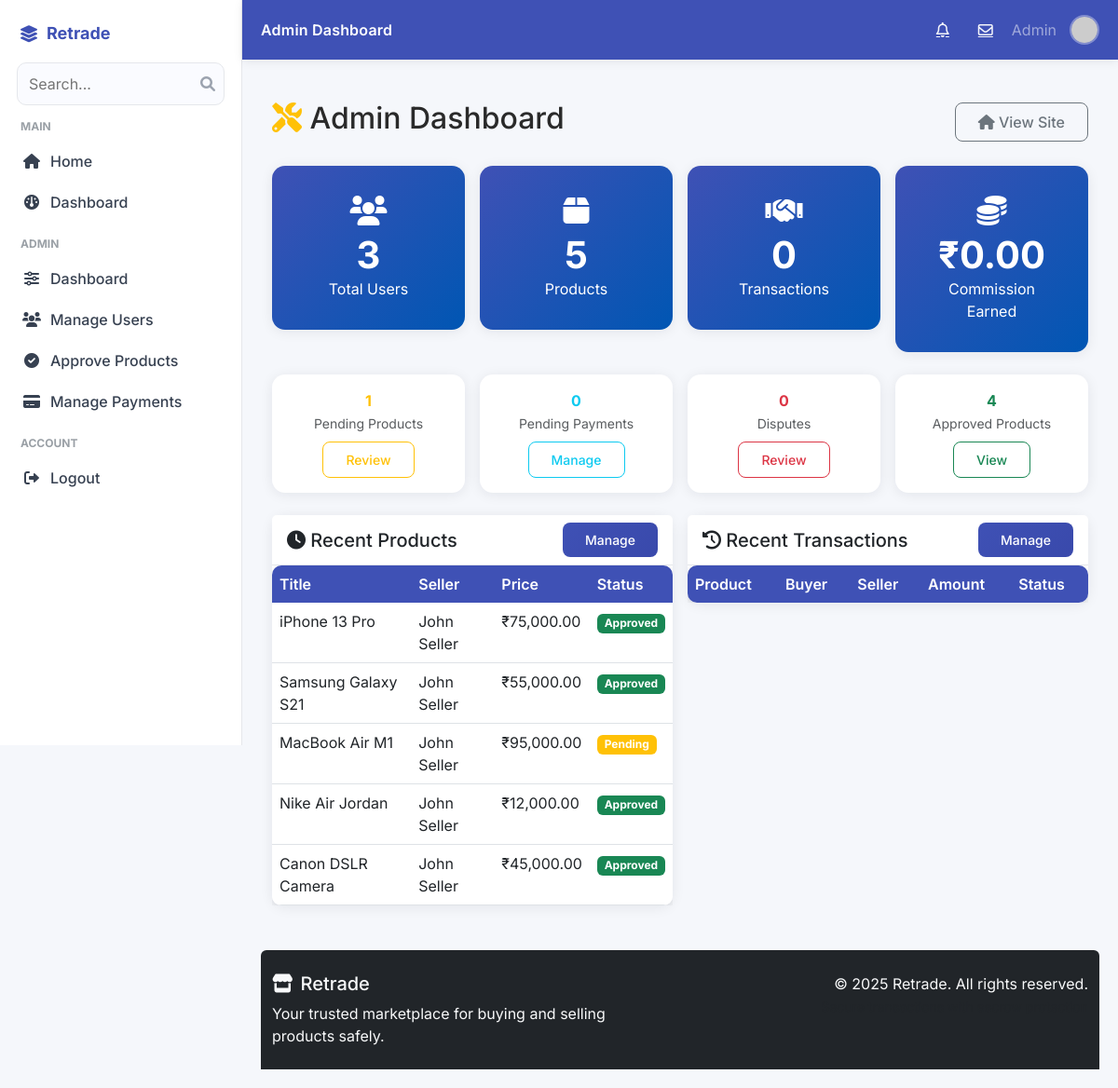
/admin_panel.php (signed in), run on the app's committed database.
### tables this page shows
CREATE TABLE IF NOT EXISTS products (
    id INT AUTO_INCREMENT PRIMARY KEY,
    seller_id INT NOT NULL,
    title VARCHAR(200) NOT NULL,
    description TEXT,
    price DECIMAL(10,2) NOT NULL,
    image VARCHAR(255),
    category VARCHAR(50),
    status ENUM('pending', 'approved', 'rejected') DEFAULT 'pending',
    created_at TIMESTAMP DEFAULT CURRENT_TIMESTAMP,
    FOREIGN KEY (seller_id) REFERENCES users(id) ON DELETE CASCADE
);

CREATE TABLE IF NOT EXISTS users (
    id INT AUTO_INCREMENT PRIMARY KEY,
    name VARCHAR(100) NOT NULL,
    email VARCHAR(100) UNIQUE NOT NULL,
    password VARCHAR(255) NOT NULL,
    role ENUM('buyer', 'seller', 'admin') NOT NULL DEFAULT 'buyer',
    phone VARCHAR(15),
    address TEXT,
    balance DECIMAL(10,2) DEFAULT 0.00,
    created_at TIMESTAMP DEFAULT CURRENT_TIMESTAMP
);

### config.php (called while the page is built, shortened)
<?php
function formatPrice($price) {
    return '₹' . number_format($price, 2);
}
?>

### admin_panel.php (the view, shortened to what this page needs)
<?php
require_once 'config.php';
$stats = [
    'total_users' => 0,
    'total_buyers' => 0,
    'total_sellers' => 0,
    'total_products' => 0,
    'pending_products' => 0,
    'approved_products' => 0,
    'total_transactions' => 0,
    'pending_payments' => 0,
    'approved_payments' => 0,
    'disputes' => 0,
    'released_payments' => 0,
    'refunded_payments' => 0,
    'commission_earned' => 0.00
];
$stmt = $pdo->query("SELECT COUNT(*) FROM users");
$stats['total_users'] = (int)$stmt->fetchColumn();
$stmt = $pdo->query("SELECT COUNT(*) FROM users WHERE role='buyer'");
$stats['total_buyers'] = (int)$stmt->fetchColumn();
$stmt = $pdo->query("SELECT COUNT(*) FROM users WHERE role='seller'");
$stats['total_sellers'] = (int)$stmt->fetchColumn();
$stmt = $pdo->query("SELECT COUNT(*) FROM products");
$stats['total_products'] = (int)$stmt->fetchColumn();
$stmt = $pdo->query("SELECT COUNT(*) FROM products WHERE status='pending'");
$stats['pending_products'] = (int)$stmt->fetchColumn();
$stmt = $pdo->query("SELECT COUNT(*) FROM products WHERE status='approved'");
$stats['approved_products'] = (int)$stmt->fetchColumn();
$stmt = $pdo->query("SELECT COUNT(*) FROM transactions");
$stats['total_transactions'] = (int)$stmt->fetchColumn();
$stmt = $pdo->query("SELECT COUNT(*) FROM transactions WHERE status='pending'");
$stats['pending_payments'] = (int)$stmt->fetchColumn();
$stmt = $pdo->query("SELECT COUNT(*) FROM transactions WHERE status='approved'");
$stats['approved_payments'] = (int)$stmt->fetchColumn();
$stmt = $pdo->query("SELECT COUNT(*) FROM transactions WHERE delivery_status='disputed'");
$stats['disputes'] = (int)$stmt->fetchColumn();
$stmt = $pdo->query("SELECT COUNT(*) FROM transactions WHERE status='released'");
$stats['released_payments'] = (int)$stmt->fetchColumn();
$stmt = $pdo->query("SELECT COUNT(*) FROM transactions WHERE status='refunded'");
$stats['refunded_payments'] = (int)$stmt->fetchColumn();
$stmt = $pdo->query("SELECT COALESCE(SUM(admin_commission),0) FROM transactions WHERE status='released'");
$stats['commission_earned'] = (float)$stmt->fetchColumn();
$recent_products = $pdo->query("SELECT p.*, u.name AS seller_name FROM products p JOIN users u ON p.seller_id=u.id ORDER BY p.created_at DESC LIMIT 5")->fetchAll();
include 'includes/header.php';
?>
<div class="container my-4">
    <div class="d-flex justify-content-between align-items-center mb-4">
        <h2><i class="fas fa-tools text-warning"></i> Admin Dashboard</h2>
        <a href="index.php" class="btn btn-outline-secondary"><i class="fas fa-home"></i> View Site</a>
    </div>
    <div class="row g-3 mb-4">
        <div class="col-md-3">
            <div class="card stat-card">
                <div class="card-body text-center">
                    <i class="fas fa-users fa-2x mb-2"></i>
                    <h3><?php echo number_format($stats['total_users']); ?></h3>
                    <div>Total Users</div>
                </div>
            </div>
        </div>
        <div class="col-md-3">
            <div class="card stat-card">
                <div class="card-body text-center">
                    <i class="fas fa-box fa-2x mb-2"></i>
                    <h3><?php echo number_format($stats['total_products']); ?></h3>
                    <div>Products</div>
                </div>
            </div>
        </div>
        <div class="col-md-3">
            <div class="card stat-card">
                <div class="card-body text-center">
                    <i class="fas fa-handshake fa-2x mb-2"></i>
                    <h3><?php echo number_format($stats['total_transactions']); ?></h3>
                    <div>Transactions</div>
                </div>
            </div>
        </div>
        <div class="col-md-3">
            <div class="card stat-card">
                <div class="card-body text-center">
                    <i class="fas fa-coins fa-2x mb-2"></i>
                    <h3><?php echo formatPrice($stats['commission_earned']); ?></h3>
                    <div>Commission Earned</div>
                </div>
            </div>
        </div>
    </div>
    <div class="row g-3 mb-4">
        <div class="col-md-3">
            <div class="card dashboard-card text-center">
                <div class="card-body">
                    <div class="fw-bold text-warning"><?php echo $stats['pending_products']; ?></div>
                    <small class="text-muted">Pending Products</small>
                    <div class="mt-2"><a href="approve_product.php" class="btn btn-sm btn-outline-warning">Review</a></div>
                </div>
            </div>
        </div>
        <div class="col-md-3">
            <div class="card dashboard-card text-center">
                <div class="card-body">
                    <div class="fw-bold text-info"><?php echo $stats['pending_payments']; ?></div>
                    <small class="text-muted">Pending Payments</small>
                    <div class="mt-2"><a href="manage_payments.php" class="btn btn-sm btn-outline-info">Manage</a></div>
                </div>
            </div>
        </div>
        <div class="col-md-3">
            <div class="card dashboard-card text-center">
                <div class="card-body">
                    <div class="fw-bold text-danger"><?php echo $stats['disputes']; ?></div>
                    <small class="text-muted">Disputes</small>
                    <div class="mt-2"><a href="manage_payments.php?filter=disputed" class="btn btn-sm btn-outline-danger">Review</a></div>
                </div>
            </div>
        </div>
        <div class="col-md-3">
            <div class="card dashboard-card text-center">
                <div class="card-body">
                    <div class="fw-bold text-success"><?php echo $stats['approved_products']; ?></div>
                    <small class="text-muted">Approved Products</small>
                    <div class="mt-2"><a href="approve_product.php?filter=approved" class="btn btn-sm btn-outline-success">View</a></div>
                </div>
            </div>
        </div>
    </div>
    <div class="row g-3">
        <div class="col-lg-6">
            <div class="card">
                <div class="card-header d-flex justify-content-between align-items-center">
                    <h5 class="mb-0"><i class="fas fa-clock"></i> Recent Products</h5>
                    <a class="btn btn-sm btn-primary" href="approve_product.php">Manage</a>
                </div>
                <div class="card-body p-0">
                    <div class="table-responsive">
                        <table class="table mb-0">
                            <thead>
                                <tr>
                                    <th>Title</th>
                                    <th>Seller</th>
                                    <th>Price</th>
                                    <th>Status</th>
                                </tr>
                            </thead>
                            <tbody>
                                <?php foreach ($recent_products as $rp): ?>
                                    <tr>
                                        <td><?php echo htmlspecialchars($rp['title']); ?></td>
                                        <td><?php echo htmlspecialchars($rp['seller_name']); ?></td>
                                        <td><?php echo formatPrice($rp['price']); ?></td>
                                        <td><span class="badge bg-<?php echo $rp['status']==='approved'?'success':($rp['status']==='pending'?'warning':'danger'); ?>"><?php echo ucfirst($rp['status']); ?></span></td>
                                    </tr>
                                <?php endforeach; ?>
                            </tbody>
                        </table>
                    </div>
                </div>
            </div>
        </div>
        <div class="col-lg-6">
            <div class="card">
                <div class="card-header d-flex justify-content-between align-items-center">
                    <h5 class="mb-0"><i class="fas fa-history"></i> Recent Transactions</h5>
                    <a class="btn btn-sm btn-primary" href="manage_payments.php">Manage</a>
                </div>
                <div class="card-body p-0">
                    <div class="table-responsive">
                        <table class="table mb-0">
                            <thead>
                                <tr>
                                    <th>Product</th>
                                    <th>Buyer</th>
                                    <th>Seller</th>
                                    <th>Amount</th>
                                    <th>Status</th>
                                </tr>
                            </thead>
                        </table>
                    </div>
                </div>
            </div>
        </div>
    </div>
</div>
<?php include 'includes/footer.php'; ?>

### assets/css/style.css (style rules this page uses)
:root { --primary-color: #3f51b5; --secondary-color: #6c757d; --success-color: #43a047; --danger-color: #e53935; --warning-color: #ffb300; --info-color: #29b6f6; --accent-color: #ff4081; --light-color: #f8f9fa; --dark-color: #212529; }
body { font-family: 'Segoe UI', Tahoma, Geneva, Verdana, sans-serif; background-color: #f8f9fa; }
.dashboard-card { border: none; box-shadow: 0 2px 10px rgba(0,0,0,0.1); transition: transform 0.3s ease; }
.stat-card { background: linear-gradient(135deg, var(--primary-color), #0056b3); color: white; border-radius: 15px; }
.stat-card .card-body { padding: 2rem; }
.stat-card h3 { font-size: 2.5rem; font-weight: bold; margin-bottom: 0; }
.btn { border-radius: 8px; font-weight: 500; padding: 0.5rem 1.5rem; }
.btn-primary { background: linear-gradient(135deg, var(--primary-color), #3949ab); border: none; }
.table { background: white; border-radius: 10px; overflow: hidden; box-shadow: 0 2px 10px rgba(0,0,0,0.1); }
.table thead th { background: var(--primary-color); color: white; border: none; font-weight: 600; }

### assets/css/admin.css (style rules this page uses)
:root { --md-primary:#3f51b5; --md-primary-dark:#303f9f; --md-accent:#ff4081; --md-bg:#f5f7fb; --md-surface:#ffffff; --md-text:#2a2a2a; --md-muted:#6b7280; --md-border:#e5e7eb; }
html,body { height:100%; }
body { background:var(--md-bg); color:var(--md-text); font-family: 'Inter', 'Segoe UI', Roboto, Helvetica, Arial, sans-serif; }
.card { border:0;border-radius:14px;box-shadow:0 2px 14px rgba(17,24,39,.08); }
.card-header { background:#fff;border-bottom:1px solid var(--md-border);border-top-left-radius:14px;border-top-right-radius:14px; }

### assets/css/chat.css (style rules this page uses)
:root { --chat-bg: #111418; --chat-panel: #1a1f24; --chat-panel-2: #232a31; --chat-border: #2b333b; --chat-muted: #8a9aa9; --chat-text: #e8eef5; --chat-accent: #3f51b5; --chat-danger: #e57373; --chat-success: #81c784; }

### data on the page
products: title "iPhone 13 Pro", seller.name "John Seller", price "₹75,000.00", status "Approved"
products: title "Samsung Galaxy S21", seller.name "John Seller", price "₹55,000.00", status "Approved"
products: title "MacBook Air M1", seller.name "John Seller", price "₹95,000.00", status "Pending"
products: title "Nike Air Jordan", seller.name "John Seller", price "₹12,000.00", status "Approved"
products: title "Canon DSLR Camera", seller.name "John Seller", price "₹45,000.00", status "Approved"

### other printed values
$page_title "Admin Dashboard"
$_SESSION['user_name'] "Admin"
$stats['total_users'] "3"
$stats['total_products'] "5"
$stats['total_transactions'] "0"
formatPrice($stats['commission_earned']) "₹0.00"
$stats['pending_products'] "1"
$stats['pending_payments'] "0"
$stats['disputes'] "0"
$stats['approved_products'] "4"
